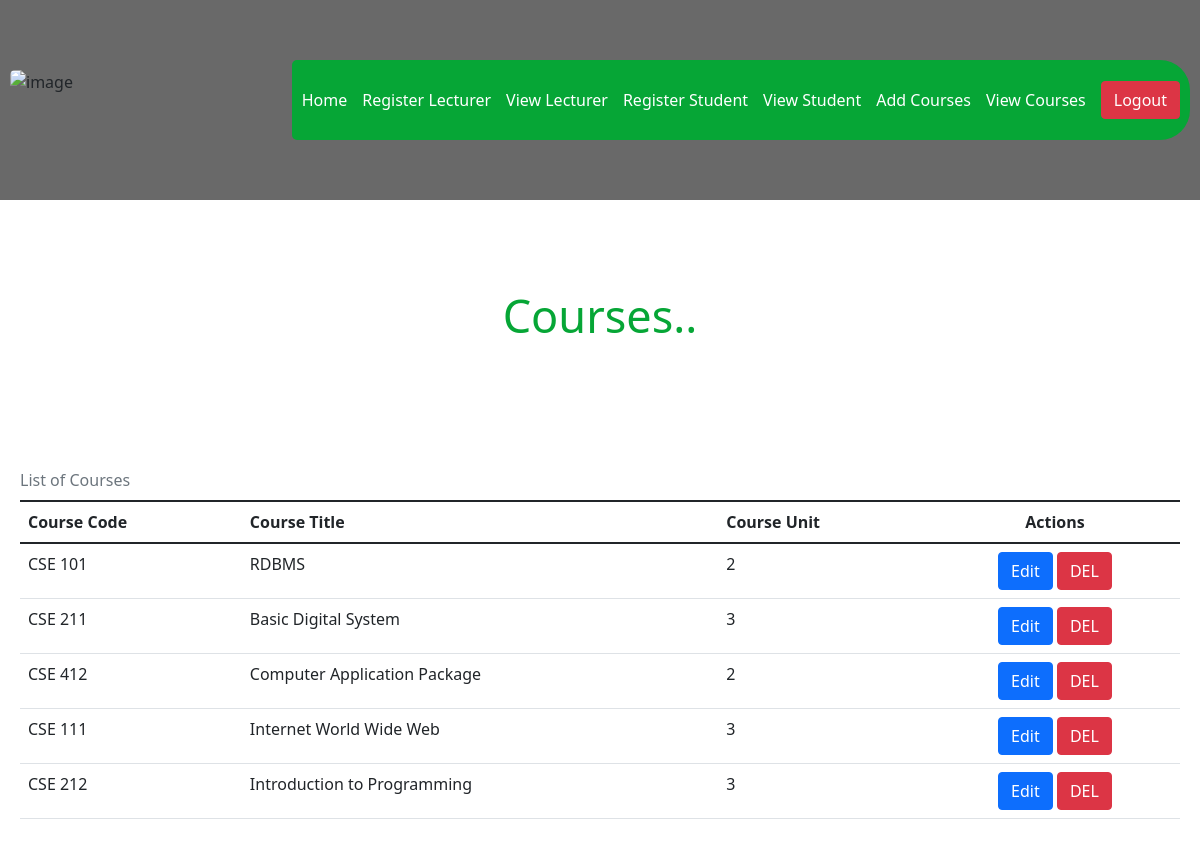
The app's page /view-courses with its own data.
### aams/models.py (models this page shows, shortened)
class AddCourse(models.Model):
    course_code = models.CharField(max_length=1000, blank=True)
    course_title = models.CharField(max_length=1000, blank=True)
    unit = models.IntegerField()

### aams/views.py (the view)
# urls.py: path('view-courses', views.view_course, name='view-courses'),
def view_course(request):
    courses = AddCourse.objects.all()
    return render(request, 'view-courses.html', {'courses':courses})

### templates/view-courses.html (shortened to what this page needs)
<!DOCTYPE html>
<html lang="en">
<head>
    <link rel="stylesheet" href="../static/bootstrap/css/bootstrap.min.css">
    <link rel="stylesheet" href="../static/css/style.css">
</head>
<body>
    <div class="bodycontainer">
        <div class="first_content_header">
            <div class="header">
                <div class="img">
                    <img src="../static/images/logo.jpeg" alt="image">
                </div>
                <div class="content">
                    <div class="nav-bar">
                        <a href="/admin-page">Home</a>
                        <a href="/add-user">Register Lecturer</a>
                        <a href="/view-user">View Lecturer</a>
                        <a href="/add-student">Register Student</a>
                        <a href="/view-student">View Student</a>
                        <a href="/add-courses">Add Courses</a>
                        <a href="/view-courses">View Courses</a>
                        <a href="/admin-logout" class="btn btn-danger">Logout</a>
                    </div>
                </div>
            </div>
        </div>
        <div class="body-content">
            <div class="discription">
                <h3>
                    courses..
                </h3>
            </div>
        </div>
        <div class="table">
            <table class="table caption-top">
                <caption>List of Courses</caption>
                <thead>
                  <tr>
                    <th scope="col">Course Code</th>
                    <th scope="col">Course Title</th>
                    <th scope="col">Course Unit</th>
                    <th scope="col" class="text-center">Actions</th>
                  </tr>
                </thead>
                <tbody>
                {% for course in courses %}
                  <tr>
                    <td>{{course.course_code}}</td>
                    <td>{{course.course_title}}</td>
                    <td>{{course.unit}}</td>
                    <td class="text-center">
                        <a href="/update-course/{{ course.id }}" class="btn btn-primary">Edit</a>
                        <a href="/course-request-for-delete/{{course.id }}" class="btn btn-danger">DEL</a>
                    </td>
                  </tr>
                {% endfor %}
                </tbody>
              </table>
        </div>
    </div>
</body>
</html>

### static/css/style.css (style rules this page uses)
.img { display: flex; align-items: center; justify-content: center; }
.img img { height: 100px; width: 200px; border-radius: 5px; }
.header { display: flex; justify-content: space-between; padding: 10px; background-color: dimgray; height: 25vh; }
.content { display: flex; align-items: center; justify-content: center; }
.nav-bar { display: flex; align-items: center; justify-content: center; gap: 15px; background-color: rgb(6, 166, 54); height: 10vh; padding: 10px; border-radius: 5px 30px 30px 5px; }
.nav-bar a { text-decoration: none; color: #fff; }
.body-content { display: flex; align-items: center; justify-content: center; }
.body-content .discription { display: flex; align-items: center; justify-content: center; height: 30vh; }
.body-content .discription h3 { color: rgb(6, 166, 54); font-size: 45px; text-align: center; text-transform: capitalize; }

### templates/view-courses.html (style rules this page uses)
.img img { height: 60px; width: 100px; border-radius: 5px; }
.table { padding: 20px; }

### records on screen
AddCourse: course_code "CSE 101", course_title "RDBMS", unit "2"
AddCourse: course_code "CSE 211", course_title "Basic Digital System", unit "3"
AddCourse: course_code "CSE 412", course_title "Computer Application Package", unit "2"
AddCourse: course_code "CSE 111", course_title "Internet World Wide Web", unit "3"
AddCourse: course_code "CSE 212", course_title "Introduction to Programming", unit "3"
